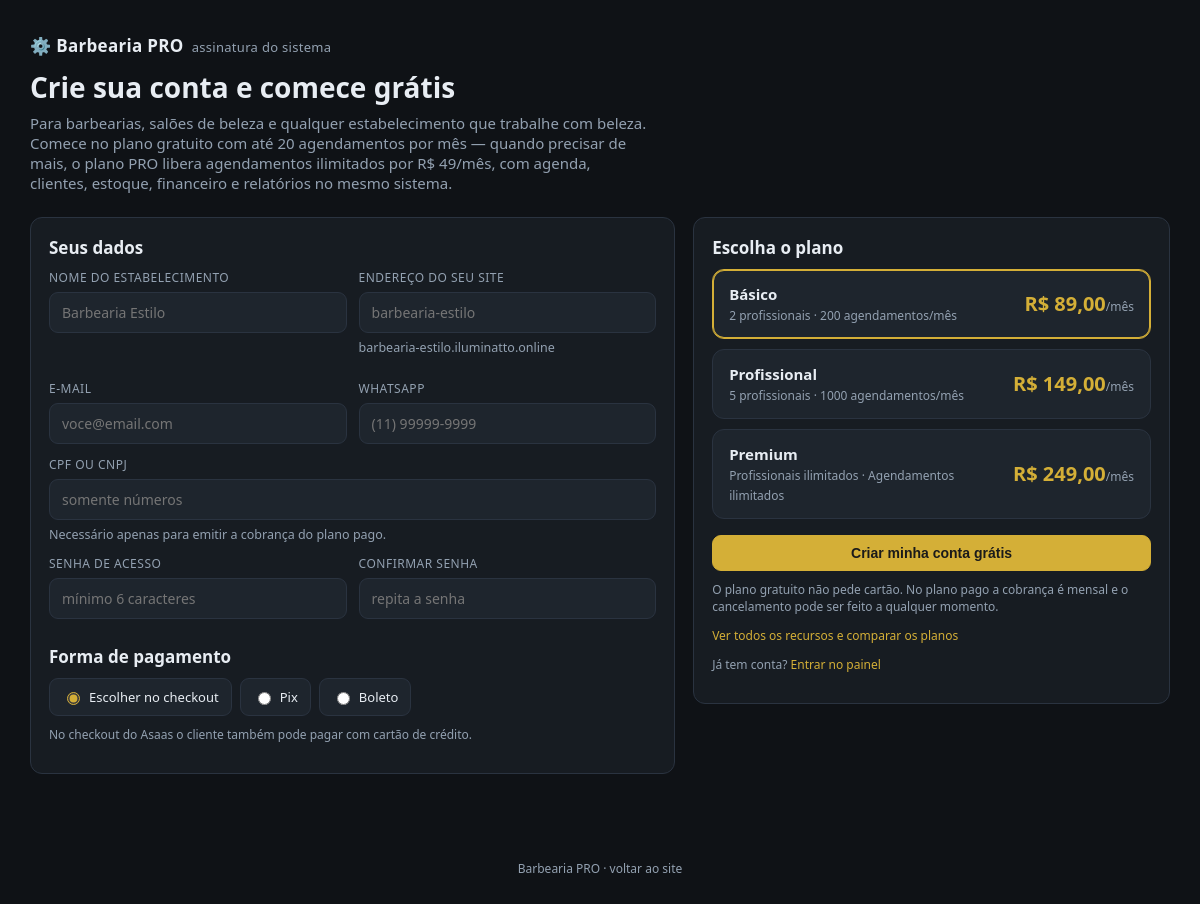
/assinar.php, run on an earlier commit of the app's database.
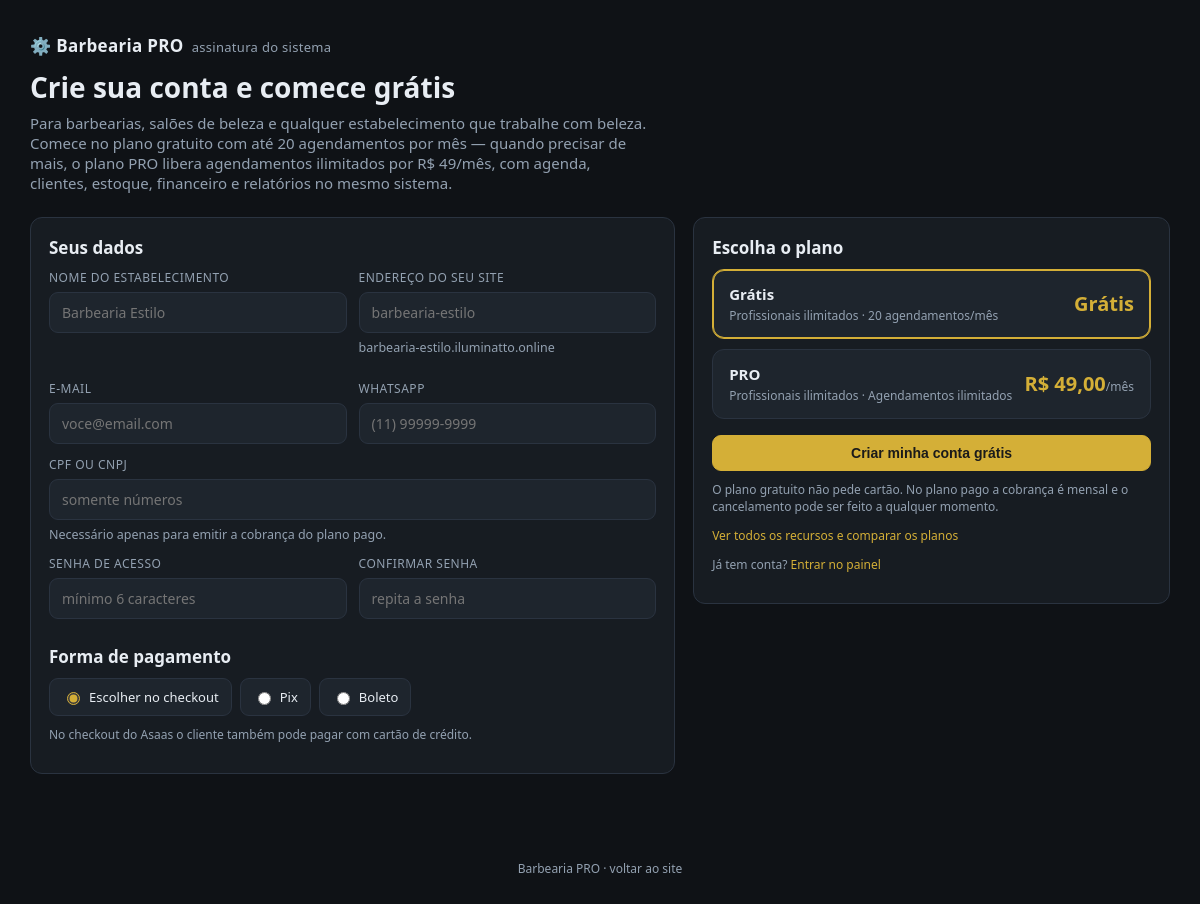
And on a later commit of the database.
### tables this page shows
CREATE TABLE IF NOT EXISTS `saas_planos` (
  `id` int(11) NOT NULL AUTO_INCREMENT,
  `nome` varchar(60) NOT NULL,
  `valor` decimal(10,2) NOT NULL DEFAULT 0.00,
  `limite_profissionais` int(11) NOT NULL DEFAULT 0,
  `limite_agendamentos` int(11) NOT NULL DEFAULT 0,
  `ativo` varchar(5) NOT NULL DEFAULT 'Sim',
  PRIMARY KEY (`id`)
);

### superadmin/_auth.php (called while the page is built, shortened)
<?php
function sa_e($valor)
{
    return htmlspecialchars((string) $valor, ENT_QUOTES, 'UTF-8');
}
function sa_moeda($valor)
{
    return 'R$ ' . number_format((float) $valor, 2, ',', '.');
}

### assinar.php (the view, shortened to what this page needs)
<?php
require_once(__DIR__ . '/superadmin/_auth.php');
require_once(__DIR__ . '/superadmin/_asaas.php');
$planos = $pdo->query("SELECT * FROM saas_planos WHERE ativo = 'Sim' ORDER BY valor ASC")->fetchAll(PDO::FETCH_ASSOC);
?>
<!DOCTYPE html>
<html lang="pt-BR">
<head>
  <link rel="stylesheet" href="superadmin/css/superadmin.css">
</head>
<body>
  <div class="assinar-hero">
    <div class="brand" style="margin-bottom:14px">⚙️ <strong>Barbearia PRO</strong><span class="muted">assinatura do sistema</span></div>
    <h1>Crie sua conta e comece grátis</h1>
    <p>Para barbearias, salões de beleza e qualquer estabelecimento que trabalhe com beleza. Comece no plano gratuito com até 20 agendamentos por mês — quando precisar de mais, o plano PRO libera agendamentos ilimitados por R$ 49/mês, com agenda, clientes, estoque, financeiro e relatórios no mesmo sistema.</p>
  </div>
  <div class="wrap" style="padding-top:18px">
    <form method="post" action="assinar-salvar.php">
      <div class="assinar-grade">
        <div class="painel" style="margin-top:0">
          <h2 style="margin-top:0">Seus dados</h2>
          <div class="duas-colunas">
            <div class="campo">
              <label for="nome">Nome do estabelecimento</label>
              <input type="text" id="nome" name="nome" required maxlength="100" placeholder="Barbearia Estilo" value="<?php echo sa_e(isset($_GET['nome']) ? $_GET['nome'] : ''); ?>">
            </div>
            <div class="campo">
              <label for="slug">Endereço do seu site</label>
              <input type="text" id="slug" name="slug" required maxlength="40" pattern="[a-z0-9\-]+" placeholder="barbearia-estilo" aria-describedby="slug-dica slug-status" value="<?php echo sa_e(isset($_GET['slug']) ? $_GET['slug'] : ''); ?>">
              <small class="muted" id="slug-dica">barbearia-estilo.<?php echo sa_e(SA_DOMINIO_BASE); ?></small>
            </div>
          </div>
          <div class="duas-colunas" style="margin-top:12px">
            <div class="campo">
              <label for="email">E-mail</label>
              <input type="email" id="email" name="email" required maxlength="120" placeholder="voce@email.com" value="<?php echo sa_e(isset($_GET['email']) ? $_GET['email'] : ''); ?>">
            </div>
            <div class="campo">
              <label for="telefone">WhatsApp</label>
              <input type="text" id="telefone" name="telefone" maxlength="20" placeholder="(11) 99999-9999" value="<?php echo sa_e(isset($_GET['telefone']) ? $_GET['telefone'] : ''); ?>">
            </div>
          </div>
          <div class="campo" style="margin-top:12px">
            <label for="cpf_cnpj">CPF ou CNPJ</label>
            <input type="text" id="cpf_cnpj" name="cpf_cnpj" maxlength="20" placeholder="somente números" value="<?php echo sa_e(isset($_GET['cpf_cnpj']) ? $_GET['cpf_cnpj'] : ''); ?>">
            <small class="muted">Necessário apenas para emitir a cobrança do plano pago.</small>
          </div>
          <div class="duas-colunas" style="margin-top:12px">
            <div class="campo">
              <label for="senha">Senha de acesso</label>
              <input type="password" id="senha" name="senha" required minlength="6" placeholder="mínimo 6 caracteres">
            </div>
            <div class="campo">
              <label for="senha2">Confirmar senha</label>
              <input type="password" id="senha2" name="senha2" required minlength="6" placeholder="repita a senha">
            </div>
          </div>
          <h2>Forma de pagamento</h2>
          <div class="formas">
            <label><input type="radio" name="forma" value="UNDEFINED" checked> Escolher no checkout</label>
            <label><input type="radio" name="forma" value="PIX"> Pix</label>
            <label><input type="radio" name="forma" value="BOLETO"> Boleto</label>
          </div>
          <p class="nota">No checkout do Asaas o cliente também pode pagar com cartão de crédito.</p>
        </div>
        <div class="painel" style="margin-top:0">
          <h2 style="margin-top:0">Escolha o plano</h2>
          <div class="planos">
            <?php foreach ($planos as $p) { ?>
              <label class="plano-opcao">
                <span class="plano-card">
                  <span>
                    <strong><?php echo sa_e($p['nome']); ?></strong>
                    <small>
                      <?php echo (int) $p['limite_profissionais'] > 0 ? (int) $p['limite_profissionais'] . ' profissionais' : 'Profissionais ilimitados'; ?>
                      ·
                      <?php echo (int) $p['limite_agendamentos'] > 0 ? (int) $p['limite_agendamentos'] . ' agendamentos/mês' : 'Agendamentos ilimitados'; ?>
                    </small>
                  </span>
                  <span class="plano-preco"><?php echo ((float) $p['valor'] <= 0) ? 'Grátis' : sa_moeda($p['valor']); ?><span><?php echo ((float) $p['valor'] <= 0) ? '' : '/mês'; ?></span></span>
                </span>
              </label>
            <?php } ?>
          </div>
          <div class="acoes-form" style="margin-top:16px">
            <button type="submit" class="btn primario" style="width:100%">Criar minha conta grátis</button>
          </div>
          <p class="nota">O plano gratuito não pede cartão. No plano pago a cobrança é mensal e o cancelamento pode ser feito a qualquer momento.</p>
          <p class="nota"><a href="planos.php">Ver todos os recursos e comparar os planos</a></p>
          <p class="nota">Já tem conta? <a href="sistema/">Entrar no painel</a></p>
        </div>
      </div>
    </form>
  </div>
  <div class="rodape-assinar">
    Barbearia PRO · <a href="index">voltar ao site</a>
  </div>
</body>
</html>

### superadmin/css/superadmin.css (style rules this page uses)
:root { --bg: #0f1216; --panel: #171c22; --panel-2: #1e252d; --line: #2a3340; --text: #e8edf3; --muted: #93a1b1; --accent: #d4af37; --ok: #2ecc71; --warn: #f0ad4e; --danger: #e74c3c; --info: #4aa3df; }
* { box-sizing: border-box; }
body { margin: 0; background: var(--bg); color: var(--text); font-family: system-ui, -apple-system, "Segoe UI", Roboto, Arial, sans-serif; font-size: 15px; }
a { color: var(--accent); text-decoration: none; }
.brand { font-size: 17px; letter-spacing: .3px; }
.brand .muted { color: var(--muted); font-size: 13px; margin-left: 8px; }
.wrap { max-width: 1180px; margin: 0 auto; padding: 26px 20px 60px; }
h1 { font-size: 22px; margin: 0 0 4px; }
h2 { font-size: 17px; margin: 26px 0 10px; }
.painel { background: var(--panel); border: 1px solid var(--line); border-radius: 12px; padding: 18px; margin-top: 12px; overflow-x: auto; }
.btn { display: inline-block; border: 1px solid var(--line); background: var(--panel-2); color: var(--text); padding: 9px 14px; border-radius: 9px; font-size: 14px; cursor: pointer; text-decoration: none; }
.btn.primario { background: var(--accent); color: #1a1a1a; border-color: var(--accent); font-weight: 700; }
.campo { display: flex; flex-direction: column; gap: 6px; }
.campo label { font-size: 12px; color: var(--muted); text-transform: uppercase; letter-spacing: .5px; }
.campo input, .campo select, .campo textarea { background: var(--panel-2); border: 1px solid var(--line); color: var(--text); padding: 10px 12px; border-radius: 9px; font-size: 14px; font-family: inherit; }
.acoes-form { margin-top: 16px; display: flex; gap: 10px; align-items: center; }
.muted { color: var(--muted); }

### assinar.php (style rules this page uses)
.assinar-hero { max-width: 1180px; margin: 0 auto; padding: 34px 20px 6px; }
.assinar-hero h1 { font-size: 28px; line-height: 1.2; }
.assinar-hero p { color: var(--muted); margin: 8px 0 0; max-width: 620px; }
.assinar-grade { display: grid; grid-template-columns: 1.15fr .85fr; gap: 18px; align-items: start; }
.planos { display: grid; gap: 10px; }
.plano-opcao { position: relative; display: block; cursor: pointer; }
.plano-card { border: 1px solid var(--line); background: var(--panel-2); border-radius: 12px; padding: 14px 16px; display: flex; justify-content: space-between; align-items: center; gap: 12px; transition: border-color .2s, transform .2s; }
.plano-opcao input:checked + .plano-card { border-color: var(--accent); box-shadow: inset 0 0 0 1px var(--accent); }
.plano-card strong { display: block; font-size: 15px; }
.plano-card small { color: var(--muted); font-size: 12px; }
.plano-preco { font-size: 20px; font-weight: 700; color: var(--accent); white-space: nowrap; }
.plano-preco span { font-size: 12px; font-weight: 400; color: var(--muted); }
.formas { display: flex; gap: 8px; flex-wrap: wrap; }
.formas label { display: inline-flex; align-items: center; gap: 6px; padding: 9px 12px; border: 1px solid var(--line); border-radius: 9px; background: var(--panel-2); font-size: 13px; cursor: pointer; }
.formas input { accent-color: var(--accent); }
.nota { font-size: 12px; color: var(--muted); margin-top: 10px; }
.duas-colunas { display: grid; grid-template-columns: 1fr 1fr; gap: 12px; }
.rodape-assinar { text-align: center; color: var(--muted); font-size: 12px; padding: 26px 20px 40px; }
.rodape-assinar a { color: var(--muted); }

What changed in the data, as far as the page shows it:
removed saas_planos: nome "Premium", limite_profissionais "Profissionais ilimitados", limite_agendamentos "Agendamentos ilimitados", valor "R$ 249,00", shows "/mês"
changed saas_planos: nome "Básico" → "Grátis"; limite_agendamentos "200" → "20"; limite_profissionais "2" → (not shown); valor "R$ 89,00" → (not shown); limite_profissionais "profissionais" → "Profissionais ilimitados"; valor "/mês" → "Grátis"
changed saas_planos: nome "Profissional" → "PRO"; valor "R$ 149,00" → "R$ 49,00"; limite_profissionais "5" → (not shown); limite_agendamentos "1000" → (not shown); limite_profissionais "profissionais" → "Profissionais ilimitados"; limite_agendamentos "agendamentos/mês" → "Agendamentos ilimitados"
